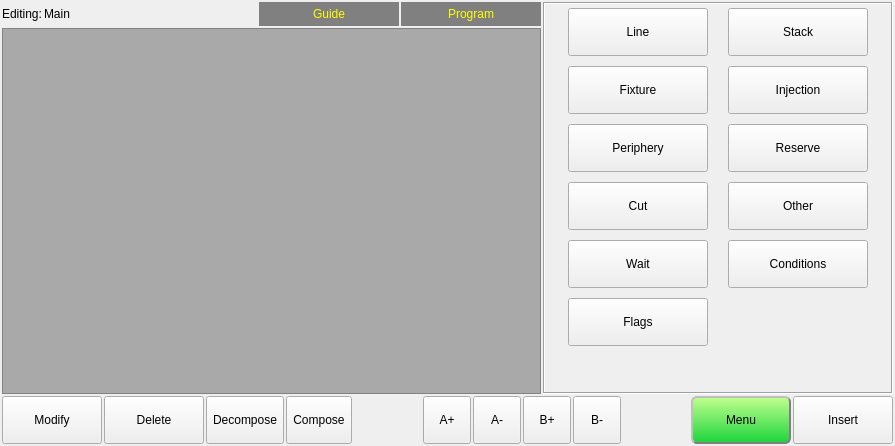
<?xml version="1.0" encoding="UTF-8"?>
<ui version="4.0">
 <class>ICHCInstructionPageFrame</class>
 <widget class="QFrame" name="ICHCInstructionPageFrame">
  <property name="geometry">
   <rect>
    <x>0</x>
    <y>0</y>
    <width>895</width>
    <height>446</height>
   </rect>
  </property>
  <property name="windowTitle">
   <string>Frame</string>
  </property>
  <property name="styleSheet">
   <string notr="true">QMessageBox QAbstractButton
{
    min-width: 90px;
	min-height:30px;
}
</string>
  </property>
  <property name="frameShape">
   <enum>QFrame::NoFrame</enum>
  </property>
  <property name="frameShadow">
   <enum>QFrame::Plain</enum>
  </property>
  <layout class="QVBoxLayout" name="verticalLayout_2">
   <property name="spacing">
    <number>2</number>
   </property>
   <property name="leftMargin">
    <number>2</number>
   </property>
   <property name="topMargin">
    <number>2</number>
   </property>
   <property name="rightMargin">
    <number>2</number>
   </property>
   <property name="bottomMargin">
    <number>2</number>
   </property>
   <item>
    <layout class="QHBoxLayout" name="horizontalLayout_3">
     <item>
      <layout class="QVBoxLayout" name="verticalLayout">
       <property name="spacing">
        <number>2</number>
       </property>
       <item>
        <layout class="QHBoxLayout" name="horizontalLayout_2">
         <item>
          <widget class="QLabel" name="programLabel_2">
           <property name="text">
            <string>Editing:</string>
           </property>
          </widget>
         </item>
         <item>
          <widget class="QLabel" name="programLabel">
           <property name="text">
            <string>Main</string>
           </property>
          </widget>
         </item>
         <item>
          <spacer name="horizontalSpacer_2">
           <property name="orientation">
            <enum>Qt::Horizontal</enum>
           </property>
           <property name="sizeHint" stdset="0">
            <size>
             <width>40</width>
             <height>20</height>
            </size>
           </property>
          </spacer>
         </item>
         <item>
          <widget class="QPushButton" name="guideButton">
           <property name="sizePolicy">
            <sizepolicy hsizetype="Preferred" vsizetype="Preferred">
             <horstretch>0</horstretch>
             <verstretch>0</verstretch>
            </sizepolicy>
           </property>
           <property name="minimumSize">
            <size>
             <width>140</width>
             <height>24</height>
            </size>
           </property>
           <property name="maximumSize">
            <size>
             <width>150</width>
             <height>24</height>
            </size>
           </property>
           <property name="styleSheet">
            <string notr="true">background-color: gray;
color:rgb(255, 255, 0);
border-color: none;
border-style: outset;
border-width: 0px;
border-radius: 0px;</string>
           </property>
           <property name="text">
            <string>Guide</string>
           </property>
           <property name="icon">
            <iconset resource="../resource.qrc">
             <normaloff>:/resource/parameter.png</normaloff>:/resource/parameter.png</iconset>
           </property>
           <property name="iconSize">
            <size>
             <width>32</width>
             <height>32</height>
            </size>
           </property>
           <property name="flat">
            <bool>true</bool>
           </property>
          </widget>
         </item>
         <item>
          <widget class="QPushButton" name="programButton">
           <property name="sizePolicy">
            <sizepolicy hsizetype="Preferred" vsizetype="Preferred">
             <horstretch>0</horstretch>
             <verstretch>0</verstretch>
            </sizepolicy>
           </property>
           <property name="minimumSize">
            <size>
             <width>140</width>
             <height>24</height>
            </size>
           </property>
           <property name="maximumSize">
            <size>
             <width>140</width>
             <height>24</height>
            </size>
           </property>
           <property name="styleSheet">
            <string notr="true">background-color: gray;
color:rgb(255, 255, 0);
border-color: none;
border-style: outset;
border-width: 0px;
border-radius: 0px;</string>
           </property>
           <property name="text">
            <string>Program</string>
           </property>
           <property name="icon">
            <iconset resource="../resource.qrc">
             <normaloff>:/resource/editor.png</normaloff>:/resource/editor.png</iconset>
           </property>
           <property name="iconSize">
            <size>
             <width>32</width>
             <height>32</height>
            </size>
           </property>
           <property name="flat">
            <bool>true</bool>
           </property>
          </widget>
         </item>
        </layout>
       </item>
       <item>
        <widget class="QListWidget" name="moldContentListWidget">
         <property name="minimumSize">
          <size>
           <width>300</width>
           <height>0</height>
          </size>
         </property>
         <property name="styleSheet">
          <string notr="true">QListView{
background-color: darkgray;
}
QListView::item{
padding:5px;
}</string>
         </property>
         <property name="horizontalScrollBarPolicy">
          <enum>Qt::ScrollBarAsNeeded</enum>
         </property>
         <property name="editTriggers">
          <set>QAbstractItemView::NoEditTriggers</set>
         </property>
         <property name="showDropIndicator" stdset="0">
          <bool>false</bool>
         </property>
         <property name="alternatingRowColors">
          <bool>true</bool>
         </property>
         <property name="selectionMode">
          <enum>QAbstractItemView::SingleSelection</enum>
         </property>
         <property name="selectionBehavior">
          <enum>QAbstractItemView::SelectRows</enum>
         </property>
         <property name="spacing">
          <number>1</number>
         </property>
         <property name="selectionRectVisible">
          <bool>false</bool>
         </property>
        </widget>
       </item>
      </layout>
     </item>
     <item>
      <widget class="QStackedWidget" name="settingStackedWidget">
       <property name="sizePolicy">
        <sizepolicy hsizetype="Preferred" vsizetype="Expanding">
         <horstretch>0</horstretch>
         <verstretch>0</verstretch>
        </sizepolicy>
       </property>
       <property name="minimumSize">
        <size>
         <width>350</width>
         <height>0</height>
        </size>
       </property>
       <property name="maximumSize">
        <size>
         <width>350</width>
         <height>16777215</height>
        </size>
       </property>
       <property name="frameShape">
        <enum>QFrame::Box</enum>
       </property>
       <property name="frameShadow">
        <enum>QFrame::Sunken</enum>
       </property>
       <property name="midLineWidth">
        <number>0</number>
       </property>
       <widget class="QWidget" name="actionSelectPage">
        <layout class="QFormLayout" name="formLayout">
         <property name="fieldGrowthPolicy">
          <enum>QFormLayout::AllNonFixedFieldsGrow</enum>
         </property>
         <property name="horizontalSpacing">
          <number>20</number>
         </property>
         <property name="verticalSpacing">
          <number>10</number>
         </property>
         <property name="leftMargin">
          <number>23</number>
         </property>
         <property name="topMargin">
          <number>4</number>
         </property>
         <property name="bottomMargin">
          <number>4</number>
         </property>
         <item row="1" column="0">
          <widget class="QToolButton" name="lineButton">
           <property name="sizePolicy">
            <sizepolicy hsizetype="Preferred" vsizetype="Preferred">
             <horstretch>0</horstretch>
             <verstretch>0</verstretch>
            </sizepolicy>
           </property>
           <property name="minimumSize">
            <size>
             <width>140</width>
             <height>48</height>
            </size>
           </property>
           <property name="maximumSize">
            <size>
             <width>140</width>
             <height>48</height>
            </size>
           </property>
           <property name="text">
            <string>Line</string>
           </property>
           <property name="icon">
            <iconset resource="../resource.qrc">
             <normaloff>:/resource/Linear(32).png</normaloff>:/resource/Linear(32).png</iconset>
           </property>
           <property name="iconSize">
            <size>
             <width>32</width>
             <height>32</height>
            </size>
           </property>
           <property name="toolButtonStyle">
            <enum>Qt::ToolButtonTextBesideIcon</enum>
           </property>
          </widget>
         </item>
         <item row="2" column="0">
          <widget class="QToolButton" name="fixtureButton">
           <property name="sizePolicy">
            <sizepolicy hsizetype="Preferred" vsizetype="Preferred">
             <horstretch>0</horstretch>
             <verstretch>0</verstretch>
            </sizepolicy>
           </property>
           <property name="minimumSize">
            <size>
             <width>140</width>
             <height>48</height>
            </size>
           </property>
           <property name="maximumSize">
            <size>
             <width>140</width>
             <height>48</height>
            </size>
           </property>
           <property name="text">
            <string>Fixture</string>
           </property>
           <property name="icon">
            <iconset resource="../resource.qrc">
             <normaloff>:/resource/fixture(32).png</normaloff>:/resource/fixture(32).png</iconset>
           </property>
           <property name="iconSize">
            <size>
             <width>32</width>
             <height>32</height>
            </size>
           </property>
           <property name="toolButtonStyle">
            <enum>Qt::ToolButtonTextBesideIcon</enum>
           </property>
          </widget>
         </item>
         <item row="2" column="1">
          <widget class="QToolButton" name="injectionButton">
           <property name="sizePolicy">
            <sizepolicy hsizetype="Preferred" vsizetype="Preferred">
             <horstretch>0</horstretch>
             <verstretch>0</verstretch>
            </sizepolicy>
           </property>
           <property name="minimumSize">
            <size>
             <width>140</width>
             <height>48</height>
            </size>
           </property>
           <property name="maximumSize">
            <size>
             <width>140</width>
             <height>48</height>
            </size>
           </property>
           <property name="text">
            <string>Injection</string>
           </property>
           <property name="icon">
            <iconset resource="../resource.qrc">
             <normaloff>:/resource/forming-machine(32).png</normaloff>:/resource/forming-machine(32).png</iconset>
           </property>
           <property name="iconSize">
            <size>
             <width>32</width>
             <height>32</height>
            </size>
           </property>
           <property name="toolButtonStyle">
            <enum>Qt::ToolButtonTextBesideIcon</enum>
           </property>
          </widget>
         </item>
         <item row="3" column="1">
          <widget class="QToolButton" name="pneumaticButton">
           <property name="sizePolicy">
            <sizepolicy hsizetype="Preferred" vsizetype="Preferred">
             <horstretch>0</horstretch>
             <verstretch>0</verstretch>
            </sizepolicy>
           </property>
           <property name="minimumSize">
            <size>
             <width>140</width>
             <height>48</height>
            </size>
           </property>
           <property name="maximumSize">
            <size>
             <width>140</width>
             <height>48</height>
            </size>
           </property>
           <property name="text">
            <string>Reserve</string>
           </property>
           <property name="icon">
            <iconset resource="../resource.qrc">
             <normaloff>:/resource/CommonIO(32).png</normaloff>:/resource/CommonIO(32).png</iconset>
           </property>
           <property name="iconSize">
            <size>
             <width>32</width>
             <height>32</height>
            </size>
           </property>
           <property name="toolButtonStyle">
            <enum>Qt::ToolButtonTextBesideIcon</enum>
           </property>
          </widget>
         </item>
         <item row="3" column="0">
          <widget class="QToolButton" name="peripheryButton">
           <property name="sizePolicy">
            <sizepolicy hsizetype="Preferred" vsizetype="Preferred">
             <horstretch>0</horstretch>
             <verstretch>0</verstretch>
            </sizepolicy>
           </property>
           <property name="minimumSize">
            <size>
             <width>140</width>
             <height>48</height>
            </size>
           </property>
           <property name="maximumSize">
            <size>
             <width>140</width>
             <height>48</height>
            </size>
           </property>
           <property name="text">
            <string>Periphery</string>
           </property>
           <property name="icon">
            <iconset resource="../resource.qrc">
             <normaloff>:/resource/Conveyor_Belt(32).png</normaloff>:/resource/Conveyor_Belt(32).png</iconset>
           </property>
           <property name="iconSize">
            <size>
             <width>32</width>
             <height>32</height>
            </size>
           </property>
           <property name="toolButtonStyle">
            <enum>Qt::ToolButtonTextBesideIcon</enum>
           </property>
          </widget>
         </item>
         <item row="1" column="1">
          <widget class="QToolButton" name="stackButton">
           <property name="sizePolicy">
            <sizepolicy hsizetype="Preferred" vsizetype="Preferred">
             <horstretch>0</horstretch>
             <verstretch>0</verstretch>
            </sizepolicy>
           </property>
           <property name="minimumSize">
            <size>
             <width>140</width>
             <height>48</height>
            </size>
           </property>
           <property name="maximumSize">
            <size>
             <width>140</width>
             <height>48</height>
            </size>
           </property>
           <property name="text">
            <string>Stack</string>
           </property>
           <property name="icon">
            <iconset resource="../resource.qrc">
             <normaloff>:/resource/macro(32).png</normaloff>:/resource/macro(32).png</iconset>
           </property>
           <property name="iconSize">
            <size>
             <width>32</width>
             <height>32</height>
            </size>
           </property>
           <property name="toolButtonStyle">
            <enum>Qt::ToolButtonTextBesideIcon</enum>
           </property>
          </widget>
         </item>
         <item row="4" column="0">
          <widget class="QToolButton" name="cutButton">
           <property name="sizePolicy">
            <sizepolicy hsizetype="Preferred" vsizetype="Preferred">
             <horstretch>0</horstretch>
             <verstretch>0</verstretch>
            </sizepolicy>
           </property>
           <property name="minimumSize">
            <size>
             <width>140</width>
             <height>48</height>
            </size>
           </property>
           <property name="maximumSize">
            <size>
             <width>140</width>
             <height>48</height>
            </size>
           </property>
           <property name="text">
            <string>Cut</string>
           </property>
           <property name="icon">
            <iconset resource="../resource.qrc">
             <normaloff>:/resource/fixture_check(32).png</normaloff>:/resource/fixture_check(32).png</iconset>
           </property>
           <property name="iconSize">
            <size>
             <width>32</width>
             <height>32</height>
            </size>
           </property>
           <property name="toolButtonStyle">
            <enum>Qt::ToolButtonTextBesideIcon</enum>
           </property>
          </widget>
         </item>
         <item row="6" column="0">
          <widget class="QToolButton" name="flagsButton">
           <property name="sizePolicy">
            <sizepolicy hsizetype="Preferred" vsizetype="Preferred">
             <horstretch>0</horstretch>
             <verstretch>0</verstretch>
            </sizepolicy>
           </property>
           <property name="minimumSize">
            <size>
             <width>140</width>
             <height>48</height>
            </size>
           </property>
           <property name="maximumSize">
            <size>
             <width>140</width>
             <height>48</height>
            </size>
           </property>
           <property name="text">
            <string>Flags</string>
           </property>
           <property name="icon">
            <iconset resource="../resource.qrc">
             <normaloff>:/resource/macro(32).png</normaloff>:/resource/macro(32).png</iconset>
           </property>
           <property name="iconSize">
            <size>
             <width>32</width>
             <height>32</height>
            </size>
           </property>
           <property name="toolButtonStyle">
            <enum>Qt::ToolButtonTextBesideIcon</enum>
           </property>
          </widget>
         </item>
         <item row="5" column="1">
          <widget class="QToolButton" name="conditionsToolButton">
           <property name="sizePolicy">
            <sizepolicy hsizetype="Preferred" vsizetype="Preferred">
             <horstretch>0</horstretch>
             <verstretch>0</verstretch>
            </sizepolicy>
           </property>
           <property name="minimumSize">
            <size>
             <width>140</width>
             <height>48</height>
            </size>
           </property>
           <property name="maximumSize">
            <size>
             <width>140</width>
             <height>48</height>
            </size>
           </property>
           <property name="text">
            <string>Conditions</string>
           </property>
           <property name="icon">
            <iconset resource="../resource.qrc">
             <normaloff>:/resource/jump(32).png</normaloff>:/resource/jump(32).png</iconset>
           </property>
           <property name="iconSize">
            <size>
             <width>32</width>
             <height>32</height>
            </size>
           </property>
           <property name="toolButtonStyle">
            <enum>Qt::ToolButtonTextBesideIcon</enum>
           </property>
          </widget>
         </item>
         <item row="4" column="1">
          <widget class="QToolButton" name="otherButton">
           <property name="sizePolicy">
            <sizepolicy hsizetype="Preferred" vsizetype="Preferred">
             <horstretch>0</horstretch>
             <verstretch>0</verstretch>
            </sizepolicy>
           </property>
           <property name="minimumSize">
            <size>
             <width>140</width>
             <height>48</height>
            </size>
           </property>
           <property name="maximumSize">
            <size>
             <width>140</width>
             <height>48</height>
            </size>
           </property>
           <property name="text">
            <string>Other</string>
           </property>
           <property name="icon">
            <iconset resource="../resource.qrc">
             <normaloff>:/resource/settings.png</normaloff>:/resource/settings.png</iconset>
           </property>
           <property name="iconSize">
            <size>
             <width>32</width>
             <height>32</height>
            </size>
           </property>
           <property name="toolButtonStyle">
            <enum>Qt::ToolButtonTextBesideIcon</enum>
           </property>
          </widget>
         </item>
         <item row="5" column="0">
          <widget class="QToolButton" name="waitToolButton">
           <property name="sizePolicy">
            <sizepolicy hsizetype="Preferred" vsizetype="Preferred">
             <horstretch>0</horstretch>
             <verstretch>0</verstretch>
            </sizepolicy>
           </property>
           <property name="minimumSize">
            <size>
             <width>140</width>
             <height>48</height>
            </size>
           </property>
           <property name="maximumSize">
            <size>
             <width>140</width>
             <height>48</height>
            </size>
           </property>
           <property name="text">
            <string>Wait</string>
           </property>
           <property name="icon">
            <iconset resource="../resource.qrc">
             <normaloff>:/resource/wait(32).png</normaloff>:/resource/wait(32).png</iconset>
           </property>
           <property name="iconSize">
            <size>
             <width>32</width>
             <height>32</height>
            </size>
           </property>
           <property name="toolButtonStyle">
            <enum>Qt::ToolButtonTextBesideIcon</enum>
           </property>
          </widget>
         </item>
        </layout>
       </widget>
      </widget>
     </item>
    </layout>
   </item>
   <item>
    <layout class="QHBoxLayout" name="horizontalLayout">
     <item>
      <widget class="QToolButton" name="modifyToolButton">
       <property name="sizePolicy">
        <sizepolicy hsizetype="Preferred" vsizetype="Preferred">
         <horstretch>0</horstretch>
         <verstretch>0</verstretch>
        </sizepolicy>
       </property>
       <property name="minimumSize">
        <size>
         <width>100</width>
         <height>48</height>
        </size>
       </property>
       <property name="maximumSize">
        <size>
         <width>100</width>
         <height>48</height>
        </size>
       </property>
       <property name="text">
        <string>Modify</string>
       </property>
       <property name="icon">
        <iconset resource="../resource.qrc">
         <normaloff>:/resource/modify.png</normaloff>:/resource/modify.png</iconset>
       </property>
       <property name="iconSize">
        <size>
         <width>32</width>
         <height>32</height>
        </size>
       </property>
       <property name="toolButtonStyle">
        <enum>Qt::ToolButtonTextBesideIcon</enum>
       </property>
      </widget>
     </item>
     <item>
      <widget class="QToolButton" name="deleteToolButton">
       <property name="sizePolicy">
        <sizepolicy hsizetype="Preferred" vsizetype="Preferred">
         <horstretch>0</horstretch>
         <verstretch>0</verstretch>
        </sizepolicy>
       </property>
       <property name="minimumSize">
        <size>
         <width>100</width>
         <height>48</height>
        </size>
       </property>
       <property name="maximumSize">
        <size>
         <width>100</width>
         <height>48</height>
        </size>
       </property>
       <property name="text">
        <string>Delete</string>
       </property>
       <property name="icon">
        <iconset resource="../resource.qrc">
         <normaloff>:/resource/Delete-icon(32).png</normaloff>:/resource/Delete-icon(32).png</iconset>
       </property>
       <property name="iconSize">
        <size>
         <width>32</width>
         <height>32</height>
        </size>
       </property>
       <property name="toolButtonStyle">
        <enum>Qt::ToolButtonTextBesideIcon</enum>
       </property>
      </widget>
     </item>
     <item>
      <widget class="QToolButton" name="downButton">
       <property name="sizePolicy">
        <sizepolicy hsizetype="Preferred" vsizetype="Preferred">
         <horstretch>0</horstretch>
         <verstretch>0</verstretch>
        </sizepolicy>
       </property>
       <property name="minimumSize">
        <size>
         <width>0</width>
         <height>48</height>
        </size>
       </property>
       <property name="maximumSize">
        <size>
         <width>16777215</width>
         <height>48</height>
        </size>
       </property>
       <property name="text">
        <string>Decompose</string>
       </property>
       <property name="icon">
        <iconset resource="../resource.qrc">
         <normaloff>:/resource/mergeDown.png</normaloff>:/resource/mergeDown.png</iconset>
       </property>
       <property name="iconSize">
        <size>
         <width>32</width>
         <height>32</height>
        </size>
       </property>
       <property name="toolButtonStyle">
        <enum>Qt::ToolButtonTextBesideIcon</enum>
       </property>
       <property name="arrowType">
        <enum>Qt::NoArrow</enum>
       </property>
      </widget>
     </item>
     <item>
      <widget class="QToolButton" name="upButton">
       <property name="sizePolicy">
        <sizepolicy hsizetype="Preferred" vsizetype="Preferred">
         <horstretch>0</horstretch>
         <verstretch>0</verstretch>
        </sizepolicy>
       </property>
       <property name="minimumSize">
        <size>
         <width>0</width>
         <height>48</height>
        </size>
       </property>
       <property name="maximumSize">
        <size>
         <width>16777215</width>
         <height>48</height>
        </size>
       </property>
       <property name="text">
        <string>Compose</string>
       </property>
       <property name="icon">
        <iconset resource="../resource.qrc">
         <normaloff>:/resource/mergeUp.png</normaloff>:/resource/mergeUp.png</iconset>
       </property>
       <property name="iconSize">
        <size>
         <width>32</width>
         <height>32</height>
        </size>
       </property>
       <property name="toolButtonStyle">
        <enum>Qt::ToolButtonTextBesideIcon</enum>
       </property>
       <property name="arrowType">
        <enum>Qt::NoArrow</enum>
       </property>
      </widget>
     </item>
     <item>
      <spacer name="horizontalSpacer">
       <property name="orientation">
        <enum>Qt::Horizontal</enum>
       </property>
       <property name="sizeHint" stdset="0">
        <size>
         <width>40</width>
         <height>20</height>
        </size>
       </property>
      </spacer>
     </item>
     <item>
      <widget class="QToolButton" name="aPlusBtn">
       <property name="sizePolicy">
        <sizepolicy hsizetype="Preferred" vsizetype="Preferred">
         <horstretch>0</horstretch>
         <verstretch>0</verstretch>
        </sizepolicy>
       </property>
       <property name="minimumSize">
        <size>
         <width>48</width>
         <height>48</height>
        </size>
       </property>
       <property name="maximumSize">
        <size>
         <width>16777215</width>
         <height>48</height>
        </size>
       </property>
       <property name="text">
        <string>A+</string>
       </property>
       <property name="iconSize">
        <size>
         <width>32</width>
         <height>32</height>
        </size>
       </property>
       <property name="toolButtonStyle">
        <enum>Qt::ToolButtonTextBesideIcon</enum>
       </property>
       <property name="arrowType">
        <enum>Qt::NoArrow</enum>
       </property>
      </widget>
     </item>
     <item>
      <widget class="QToolButton" name="aMinusBtn">
       <property name="sizePolicy">
        <sizepolicy hsizetype="Preferred" vsizetype="Preferred">
         <horstretch>0</horstretch>
         <verstretch>0</verstretch>
        </sizepolicy>
       </property>
       <property name="minimumSize">
        <size>
         <width>48</width>
         <height>48</height>
        </size>
       </property>
       <property name="maximumSize">
        <size>
         <width>16777215</width>
         <height>48</height>
        </size>
       </property>
       <property name="text">
        <string>A-</string>
       </property>
       <property name="iconSize">
        <size>
         <width>32</width>
         <height>32</height>
        </size>
       </property>
       <property name="toolButtonStyle">
        <enum>Qt::ToolButtonTextBesideIcon</enum>
       </property>
       <property name="arrowType">
        <enum>Qt::NoArrow</enum>
       </property>
      </widget>
     </item>
     <item>
      <widget class="QToolButton" name="bPlusBtn">
       <property name="sizePolicy">
        <sizepolicy hsizetype="Preferred" vsizetype="Preferred">
         <horstretch>0</horstretch>
         <verstretch>0</verstretch>
        </sizepolicy>
       </property>
       <property name="minimumSize">
        <size>
         <width>48</width>
         <height>48</height>
        </size>
       </property>
       <property name="maximumSize">
        <size>
         <width>16777215</width>
         <height>48</height>
        </size>
       </property>
       <property name="text">
        <string>B+</string>
       </property>
       <property name="iconSize">
        <size>
         <width>32</width>
         <height>32</height>
        </size>
       </property>
      </widget>
     </item>
     <item>
      <widget class="QToolButton" name="bMinusBtn">
       <property name="sizePolicy">
        <sizepolicy hsizetype="Preferred" vsizetype="Preferred">
         <horstretch>0</horstretch>
         <verstretch>0</verstretch>
        </sizepolicy>
       </property>
       <property name="minimumSize">
        <size>
         <width>48</width>
         <height>48</height>
        </size>
       </property>
       <property name="maximumSize">
        <size>
         <width>16777215</width>
         <height>48</height>
        </size>
       </property>
       <property name="text">
        <string>B-</string>
       </property>
       <property name="iconSize">
        <size>
         <width>32</width>
         <height>32</height>
        </size>
       </property>
       <property name="toolButtonStyle">
        <enum>Qt::ToolButtonTextBesideIcon</enum>
       </property>
       <property name="arrowType">
        <enum>Qt::NoArrow</enum>
       </property>
      </widget>
     </item>
     <item>
      <spacer name="horizontalSpacer_5">
       <property name="orientation">
        <enum>Qt::Horizontal</enum>
       </property>
       <property name="sizeHint" stdset="0">
        <size>
         <width>40</width>
         <height>20</height>
        </size>
       </property>
      </spacer>
     </item>
     <item>
      <widget class="QToolButton" name="commandButton">
       <property name="sizePolicy">
        <sizepolicy hsizetype="Preferred" vsizetype="Preferred">
         <horstretch>0</horstretch>
         <verstretch>0</verstretch>
        </sizepolicy>
       </property>
       <property name="minimumSize">
        <size>
         <width>100</width>
         <height>48</height>
        </size>
       </property>
       <property name="maximumSize">
        <size>
         <width>16777215</width>
         <height>48</height>
        </size>
       </property>
       <property name="styleSheet">
        <string notr="true">#commandButton{
     border-style: outset;
     border-width: 2px;
     border-radius: 6px;
     border-color: gray;
	background-color: qlineargradient(spread:pad, x1:1, y1:1, x2:1, y2:0, stop:0 rgba(29, 212, 61, 255), stop:1 rgba(193, 255, 142, 255));
}
#commandButton:pressed{
     border-style: inset;
	background-color: qlineargradient(spread:pad, x1:1, y1:0, x2:1, y2:1, stop:0 rgba(29, 212, 61, 255), stop:1 rgba(193, 255, 142, 255));
	color:black;
}</string>
       </property>
       <property name="text">
        <string>Menu</string>
       </property>
      </widget>
     </item>
     <item>
      <widget class="QToolButton" name="insertToolButton">
       <property name="sizePolicy">
        <sizepolicy hsizetype="Preferred" vsizetype="Preferred">
         <horstretch>0</horstretch>
         <verstretch>0</verstretch>
        </sizepolicy>
       </property>
       <property name="minimumSize">
        <size>
         <width>100</width>
         <height>48</height>
        </size>
       </property>
       <property name="maximumSize">
        <size>
         <width>100</width>
         <height>48</height>
        </size>
       </property>
       <property name="text">
        <string>Insert</string>
       </property>
       <property name="icon">
        <iconset resource="../resource.qrc">
         <normaloff>:/resource/insert(32).png</normaloff>:/resource/insert(32).png</iconset>
       </property>
       <property name="iconSize">
        <size>
         <width>32</width>
         <height>32</height>
        </size>
       </property>
       <property name="toolButtonStyle">
        <enum>Qt::ToolButtonTextBesideIcon</enum>
       </property>
      </widget>
     </item>
    </layout>
   </item>
  </layout>
 </widget>
 <resources>
  <include location="../resource.qrc"/>
 </resources>
 <connections/>
</ui>
